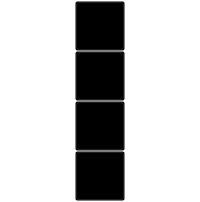
        <widget class="QFrame" name="hour_one_frame">
         <property name="styleSheet">
          <string notr="true">background: transparent</string>
         </property>
         <property name="frameShape">
          <enum>QFrame::StyledPanel</enum>
         </property>
         <property name="frameShadow">
          <enum>QFrame::Raised</enum>
         </property>
         <layout class="QVBoxLayout" name="verticalLayout_6">
          <property name="spacing">
           <number>0</number>
          </property>
          <property name="leftMargin">
           <number>0</number>
          </property>
          <property name="topMargin">
           <number>0</number>
          </property>
          <property name="rightMargin">
           <number>0</number>
          </property>
          <property name="bottomMargin">
           <number>0</number>
          </property>
          <item alignment="Qt::AlignHCenter">
           <widget class="QPushButton" name="hour_one_4">
            <property name="sizePolicy">
             <sizepolicy hsizetype="Minimum" vsizetype="Preferred">
              <horstretch>0</horstretch>
              <verstretch>0</verstretch>
             </sizepolicy>
            </property>
            <property name="minimumSize">
             <size>
              <width>50</width>
              <height>50</height>
             </size>
            </property>
            <property name="maximumSize">
             <size>
              <width>100</width>
              <height>100</height>
             </size>
            </property>
            <property name="styleSheet">
             <string notr="true">background: transparent


</string>
            </property>
            <property name="text">
             <string/>
            </property>
            <property name="icon">
             <iconset resource="binary_clock_icons.qrc">
              <normaloff>:/icons/Binary_clock_assets/dim_circle.png</normaloff>:/icons/Binary_clock_assets/dim_circle.png</iconset>
            </property>
            <property name="iconSize">
             <size>
              <width>60</width>
              <height>60</height>
             </size>
            </property>
           </widget>
          </item>
          <item alignment="Qt::AlignHCenter">
           <widget class="QPushButton" name="hour_one_8">
            <property name="sizePolicy">
             <sizepolicy hsizetype="Minimum" vsizetype="Preferred">
              <horstretch>0</horstretch>
              <verstretch>0</verstretch>
             </sizepolicy>
            </property>
            <property name="minimumSize">
             <size>
              <width>50</width>
              <height>50</height>
             </size>
            </property>
            <property name="maximumSize">
             <size>
              <width>100</width>
              <height>100</height>
             </size>
            </property>
            <property name="styleSheet">
             <string notr="true">background: transparent


</string>
            </property>
            <property name="text">
             <string/>
            </property>
            <property name="icon">
             <iconset resource="binary_clock_icons.qrc">
              <normaloff>:/icons/Binary_clock_assets/dim_circle.png</normaloff>:/icons/Binary_clock_assets/dim_circle.png</iconset>
            </property>
            <property name="iconSize">
             <size>
              <width>60</width>
              <height>60</height>
             </size>
            </property>
           </widget>
          </item>
          <item alignment="Qt::AlignHCenter">
           <widget class="QPushButton" name="hour_one_2">
            <property name="sizePolicy">
             <sizepolicy hsizetype="Minimum" vsizetype="Preferred">
              <horstretch>0</horstretch>
              <verstretch>0</verstretch>
             </sizepolicy>
            </property>
            <property name="minimumSize">
             <size>
              <width>50</width>
              <height>50</height>
             </size>
            </property>
            <property name="maximumSize">
             <size>
              <width>100</width>
              <height>100</height>
             </size>
            </property>
            <property name="styleSheet">
             <string notr="true">background: transparent


</string>
            </property>
            <property name="text">
             <string/>
            </property>
            <property name="icon">
             <iconset resource="binary_clock_icons.qrc">
              <normaloff>:/icons/Binary_clock_assets/dim_circle.png</normaloff>:/icons/Binary_clock_assets/dim_circle.png</iconset>
            </property>
            <property name="iconSize">
             <size>
              <width>60</width>
              <height>60</height>
             </size>
            </property>
           </widget>
          </item>
          <item alignment="Qt::AlignHCenter">
           <widget class="QPushButton" name="hour_one_1">
            <property name="sizePolicy">
             <sizepolicy hsizetype="Minimum" vsizetype="Preferred">
              <horstretch>0</horstretch>
              <verstretch>0</verstretch>
             </sizepolicy>
            </property>
            <property name="minimumSize">
             <size>
              <width>50</width>
              <height>50</height>
             </size>
            </property>
            <property name="maximumSize">
             <size>
              <width>100</width>
              <height>100</height>
             </size>
            </property>
            <property name="styleSheet">
             <string notr="true">background: transparent


</string>
            </property>
            <property name="text">
             <string/>
            </property>
            <property name="icon">
             <iconset resource="binary_clock_icons.qrc">
              <normaloff>:/icons/Binary_clock_assets/dim_circle.png</normaloff>:/icons/Binary_clock_assets/dim_circle.png</iconset>
            </property>
            <property name="iconSize">
             <size>
              <width>60</width>
              <height>60</height>
             </size>
            </property>
           </widget>
          </item>
         </layout>
        </widget>
